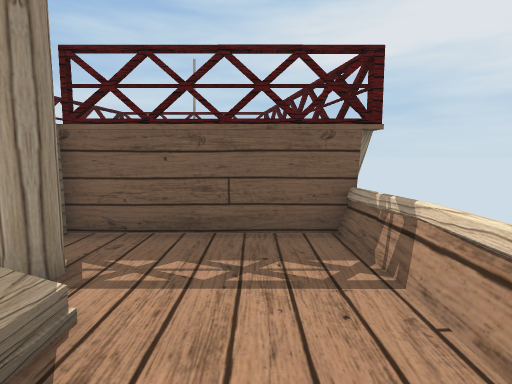
View 1 (above)

12 first-person views from a walk through a scene from a Unity 3-D project. The camera is 1.5 m above the floor, tilts 6° down and sees 80° across. The floor is counted in squares, 1 m on a side. Each view is taken from the middle of a square. On the plan, view 1 faces up. The plan holds only what a view shows up to about 15 squares ahead; the rest is blank. The place goes on beyond the plan. The player character is not drawn.

View 2
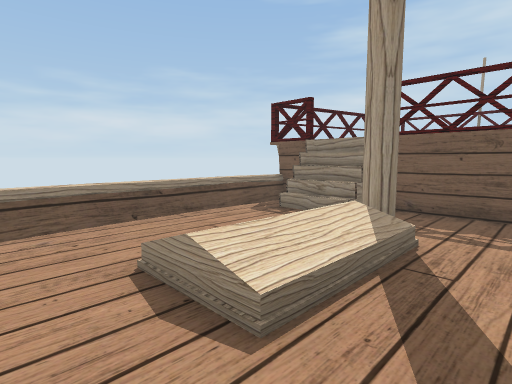

View 3
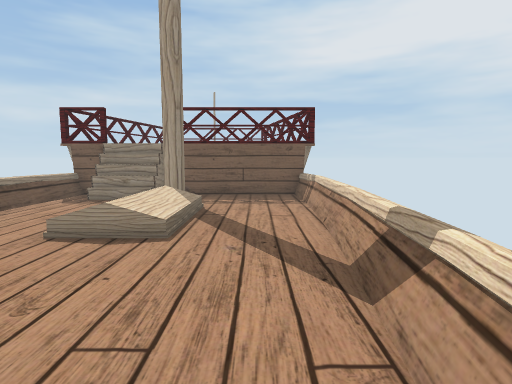

View 4
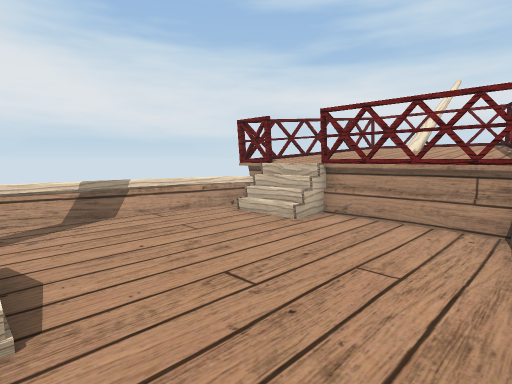

View 5
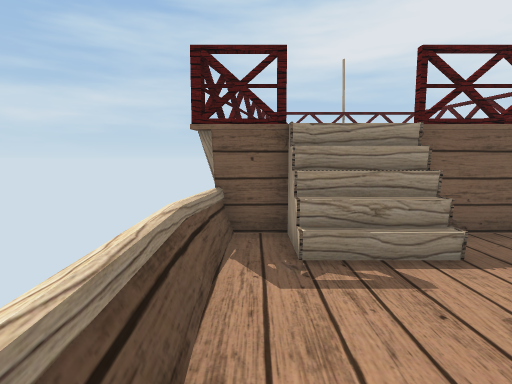

View 6
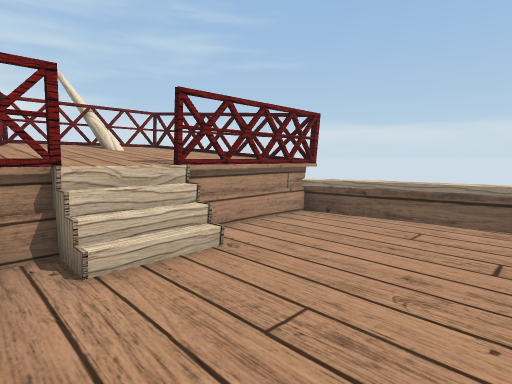

View 7
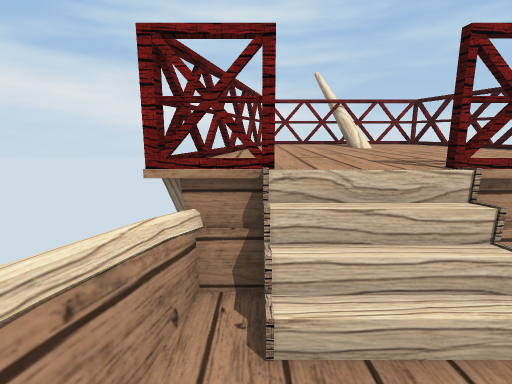

View 8
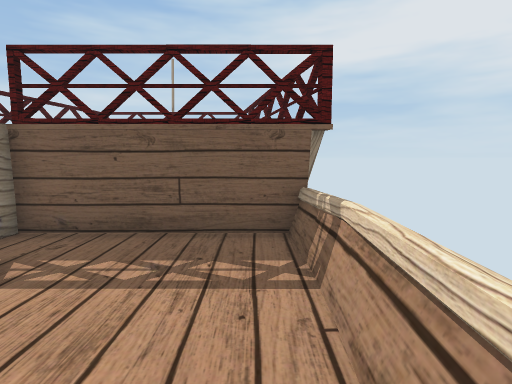

View 9
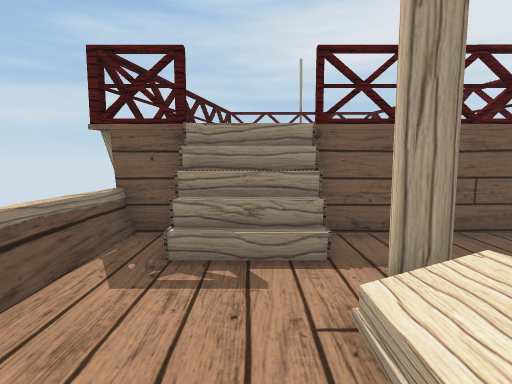

View 10
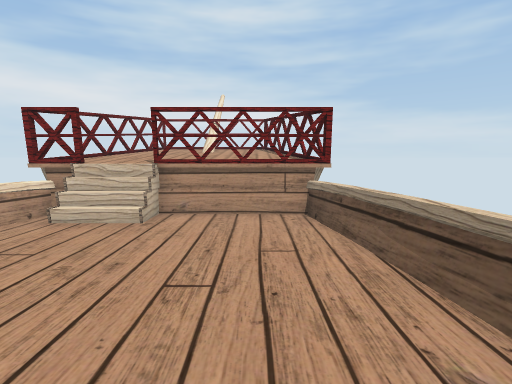

View 11
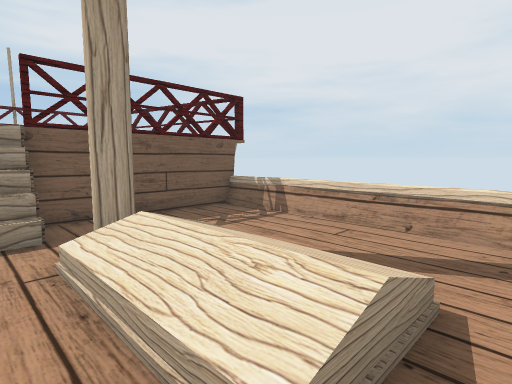

View 12
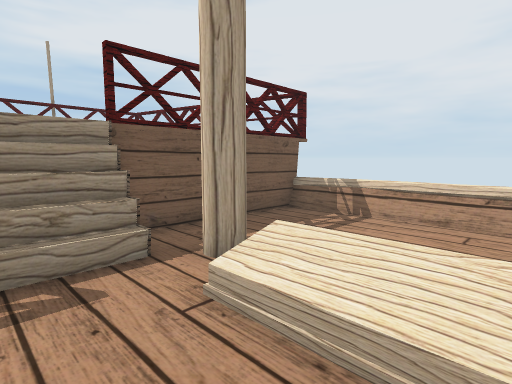

### Floor plan
Key: @ floor where view 1 was taken; # wall or solid block; x gap in a wall; . main floor; : floor 0.75 m higher than the main floor; + floor 1.5 m higher than the main floor; * floor 1.75 m higher than the main floor; % floor 2 m higher than the main floor; / step, stairs or slope; = window, fence, low wall or low ledge; v drop or lower ground.
Columns run from 8 left of view 1 to 2 right of it. Each row starts with its distance up from view 1.
 14   xxxvvvxv
 13  v       v
 12  x       x
 11  v       v
 10  x       #
  9 v#        x
  8 v         v
  7 x         x
  6 ##///##xvv#
  5 =.///.....=
  4 =....#....=
  3 =.........=
  2 =.../:/...=
  1 =.../:/...=
  0 =.../:/.@.=
 -1 =.../=/...=
 -2 ==........=
 -3 v=........=
 -4  =.......==
 -5  =.......=v
 -6  =.......=
 -7  =....///=
 -8  =....//##
 -9  x+++++++x
-10  v+++++++v
-11   #******x
-12   v*****#v
-13   v**/**v
-14   v%%/%%v
-15   x%%=%%x
-16   vxv#vvv
-17      #
-18      #

Positions as (right, up) in squares from view 1, and headings:
1: (0, 0), facing up
2: (0, -3), facing up-left
3: (0, -7), facing up
4: (-7, -1), facing down-right
5: (-7, 0), facing up
6: (1, -3), facing down-left
7: (0, -5), facing down
8: (1, 0), facing up
9: (-5, 0), facing up
10: (-5, 0), facing down
11: (-5, -2), facing up-right
12: (-6, 0), facing up-right
